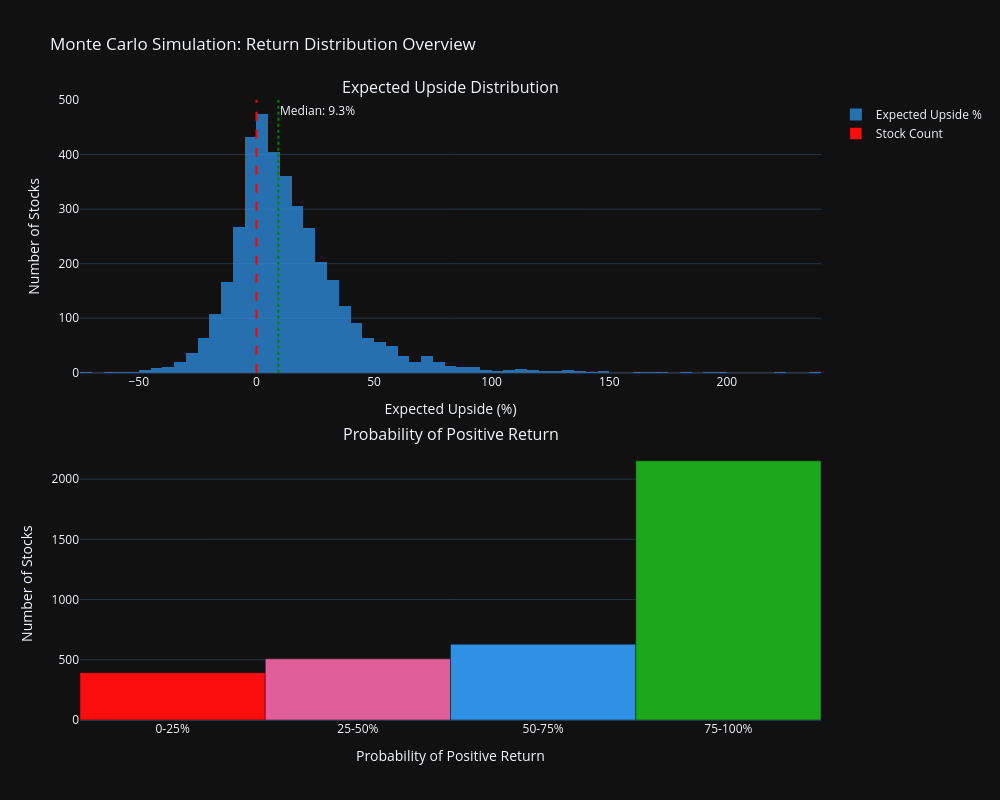

Notebook code for this chart:
### Markdown cell above
### 4.1 Expected Upside Distribution

### Code cell
fig = make_subplots(
    rows=2, cols=1,
    subplot_titles=("Expected Upside Distribution", "Probability of Positive Return"),
    vertical_spacing=0.12,
)

# Clip extreme outliers for better visualization
upside_clipped = mc["expected_upside_pct"].clip(-100, 300)

fig.add_trace(
    go.Histogram(
        x=upside_clipped,
        nbinsx=80,
        marker_color=COLORS[0],
        opacity=0.75,
        name="Expected Upside %",
    ),
    row=1, col=1,
)
fig.add_vline(x=0, line_dash="dash", line_color="red", row=1, col=1)
fig.add_vline(
    x=mc["expected_upside_pct"].median(),
    line_dash="dot", line_color="green",
    annotation_text=f"Median: {mc['expected_upside_pct'].median():.1f}%",
    row=1, col=1,
)

# Probability of positive return - pie chart
prob_bins = pd.cut(mc["prob_positive_upside"], bins=[0, 25, 50, 75, 100],
                   labels=["0-25%", "25-50%", "50-75%", "75-100%"])
prob_counts = prob_bins.value_counts().sort_index()
fig.add_trace(
    go.Bar(
        x=prob_counts.index.astype(str),
        y=prob_counts.values,
        marker_color=[COLORS[3], COLORS[1], COLORS[0], COLORS[2]],
        name="Stock Count",
    ),
    row=2, col=1,
)

fig.update_layout(
    title="Monte Carlo Simulation: Return Distribution Overview",
    template=PLOTLY_TEMPLATE,
    height=800,
    width=1000,
    showlegend=True,
)
fig.update_xaxes(title_text="Expected Upside (%)", row=1, col=1)
fig.update_xaxes(title_text="Probability of Positive Return", row=2, col=1)
fig.update_yaxes(title_text="Number of Stocks", row=1, col=1)
fig.update_yaxes(title_text="Number of Stocks", row=2, col=1)
fig.show()

### Figure 1 — Plotly figure (JSON) as saved in the notebook; plotly's stock layout.template omitted (floating-point values rounded to 4 significant figures; data arrays with more than 128 entries replaced by an {"elided": "..."} marker saying what was removed)
{"data": [{"marker": {"color": "#2E91E5"}, "name": "Expected Upside %", "nbinsx": 80, "opacity": 0.75, "x": {"elided": "3875 float values"}, "type": "histogram", "xaxis": "x", "yaxis": "y"}, {"marker": {"color": ["#FB0D0D", "#E15F99", "#2E91E5", "#1CA71C"]}, "name": "Stock Count", "x": ["0-25%", "25-50%", "50-75%", "75-100%"], "y": [393, 508, 629, 2152], "type": "bar", "xaxis": "x2", "yaxis": "y2"}], "layout": {"xaxis": {"anchor": "y", "domain": [0.0, 1.0], "title": {"text": "Expected Upside (%)"}}, "yaxis": {"anchor": "x", "domain": [0.56, 1.0], "title": {"text": "Number of Stocks"}}, "xaxis2": {"anchor": "y2", "domain": [0.0, 1.0], "title": {"text": "Probability of Positive Return"}}, "yaxis2": {"anchor": "x2", "domain": [0.0, 0.44], "title": {"text": "Number of Stocks"}}, "annotations": [{"font": {"size": 16}, "showarrow": false, "text": "Expected Upside Distribution", "x": 0.5, "xanchor": "center", "xref": "paper", "y": 1.0, "yanchor": "bottom", "yref": "paper"}, {"font": {"size": 16}, "showarrow": false, "text": "Probability of Positive Return", "x": 0.5, "xanchor": "center", "xref": "paper", "y": 0.44, "yanchor": "bottom", "yref": "paper"}, {"showarrow": false, "text": "Median: 9.3%", "x": 9.318, "xanchor": "left", "xref": "x", "y": 1, "yanchor": "top", "yref": "y domain"}], "shapes": [{"line": {"color": "red", "dash": "dash"}, "type": "line", "x0": 0, "x1": 0, "xref": "x", "y0": 0, "y1": 1, "yref": "y domain"}, {"line": {"color": "green", "dash": "dot"}, "type": "line", "x0": 9.318, "x1": 9.318, "xref": "x", "y0": 0, "y1": 1, "yref": "y domain"}], "title": {"text": "Monte Carlo Simulation: Return Distribution Overview"}, "height": 800, "width": 1000, "showlegend": true}}
